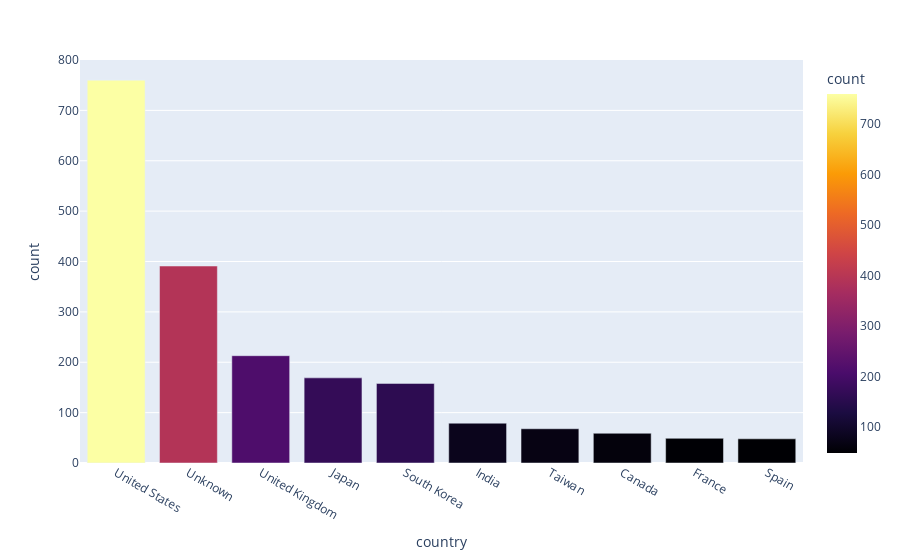

The cell this chart's notebook holds for it:
### Code cell
# top 10 countries in Tv-Show releases 
df_grouped = df_series.groupby("country")[["show_id"]].count().sort_values(by="show_id", ascending=False).head(10).reset_index()
df_grouped = df_grouped.rename(columns= {'show_id': 'count'})
fig = px.bar(df_grouped, x= 'country', y= 'count', color= 'count', color_continuous_scale= 'inferno')
fig.show()

### Figure 1 — Plotly figure (JSON) as saved in the notebook; plotly's stock layout.template omitted (floating-point values rounded to 4 significant figures)
{"data": [{"alignmentgroup": "True", "hovertemplate": "country=%{x}<br>count=%{marker.color}<extra></extra>", "legendgroup": "", "marker": {"color": [760, 391, 213, 169, 158, 79, 68, 59, 49, 48], "coloraxis": "coloraxis", "pattern": {"shape": ""}}, "name": "", "offsetgroup": "", "orientation": "v", "showlegend": false, "textposition": "auto", "type": "bar", "x": ["United States", "Unknown", "United Kingdom", "Japan", "South Korea", "India", "Taiwan", "Canada", "France", "Spain"], "xaxis": "x", "y": [760, 391, 213, 169, 158, 79, 68, 59, 49, 48], "yaxis": "y"}], "layout": {"barmode": "relative", "coloraxis": {"colorbar": {"title": {"text": "count"}}, "colorscale": [[0, "#000004"], [0.1111, "#1b0c41"], [0.2222, "#4a0c6b"], [0.3333, "#781c6d"], [0.4444, "#a52c60"], [0.5556, "#cf4446"], [0.6667, "#ed6925"], [0.7778, "#fb9b06"], [0.8889, "#f7d13d"], [1, "#fcffa4"]]}, "legend": {"tracegroupgap": 0}, "margin": {"t": 60}, "xaxis": {"anchor": "y", "domain": [0, 1], "title": {"text": "country"}}, "yaxis": {"anchor": "x", "domain": [0, 1], "title": {"text": "count"}}}}
